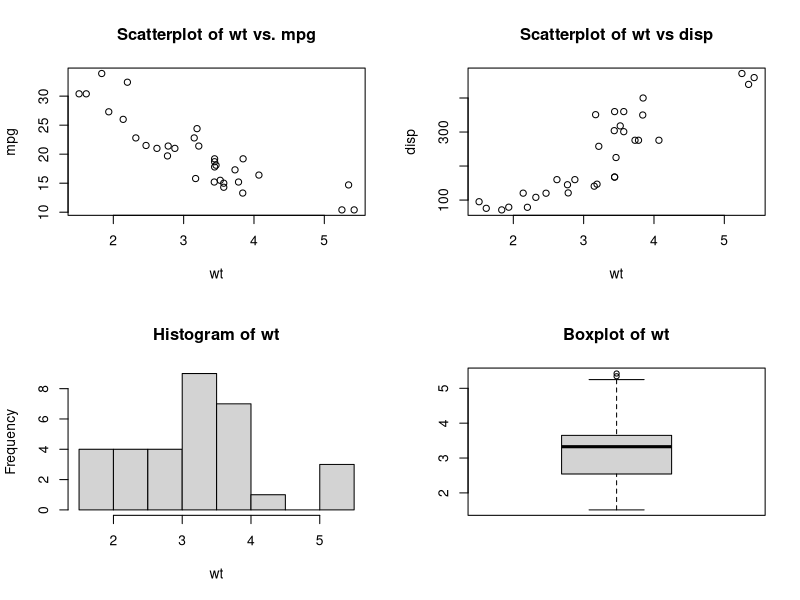
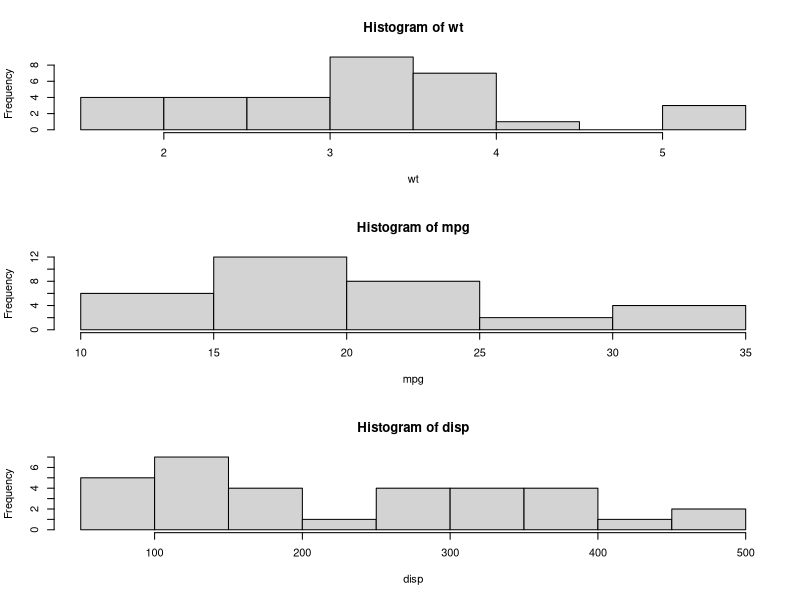
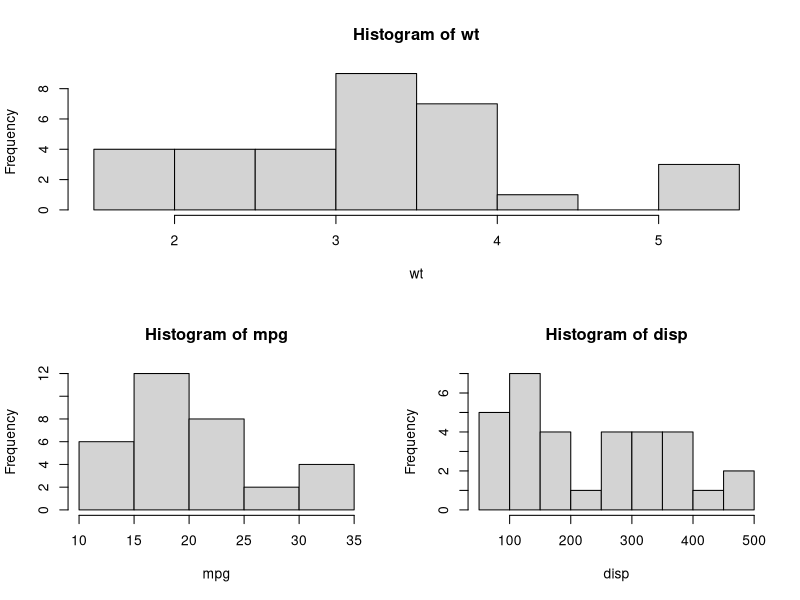
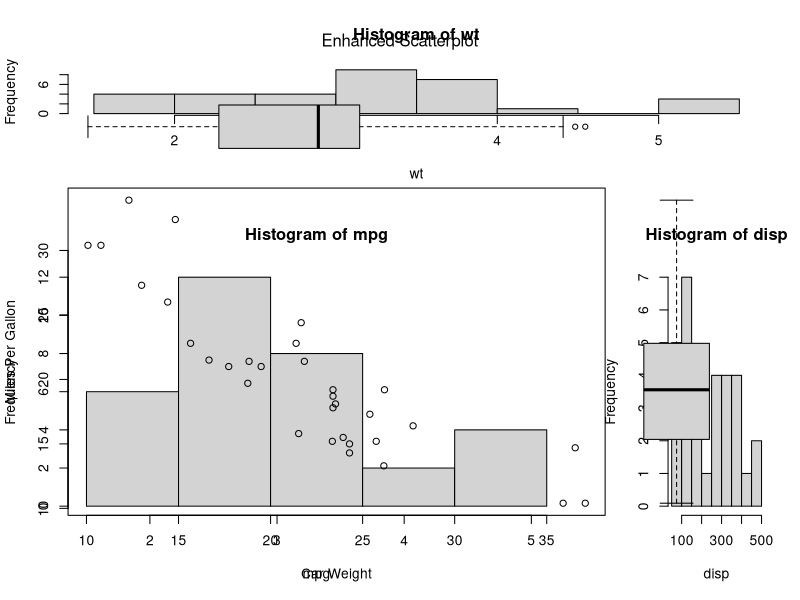

These figures' R source, in order:
## ---- chunk 1
# 4 figures arranged in 2 rows and 2 columns
attach(mtcars)
par(mfrow=c(2,2))
plot(wt,mpg, main="Scatterplot of wt vs. mpg")
plot(wt,disp, main="Scatterplot of wt vs disp")
hist(wt, main="Histogram of wt")
boxplot(wt, main="Boxplot of wt")
## ---- chunk 2
# 3 figures arranged in 3 rows and 1 column
attach(mtcars)
par(mfrow=c(3,1))
hist(wt)
hist(mpg)
hist(disp)
## ---- chunk 3
# One figure in row 1 and two figures in row 2
attach(mtcars)
layout(matrix(c(1,1,2,3), 2, 2, byrow = TRUE))
hist(wt)
hist(mpg)
hist(disp)
## ---- chunk 4
# One figure in row 1 and two figures in row 2
# row 1 is 1/3 the height of row 2
# column 2 is 1/4 the width of the column 1
attach(mtcars)
layout(matrix(c(1,1,2,3), 2, 2, byrow = TRUE),
  	widths=c(3,1), heights=c(1,2))
hist(wt)
hist(mpg)
hist(disp)
## ---- chunk 5
# Add boxplots to a scatterplot
par(fig=c(0,0.8,0,0.8), new=TRUE)
plot(mtcars$wt, mtcars$mpg, xlab="Car Weight",
  ylab="Miles Per Gallon")
par(fig=c(0,0.8,0.55,1), new=TRUE)
boxplot(mtcars$wt, horizontal=TRUE, axes=FALSE)
par(fig=c(0.65,1,0,0.8),new=TRUE)
boxplot(mtcars$mpg, axes=FALSE)
mtext("Enhanced Scatterplot", side=3, outer=TRUE, line=-3)
